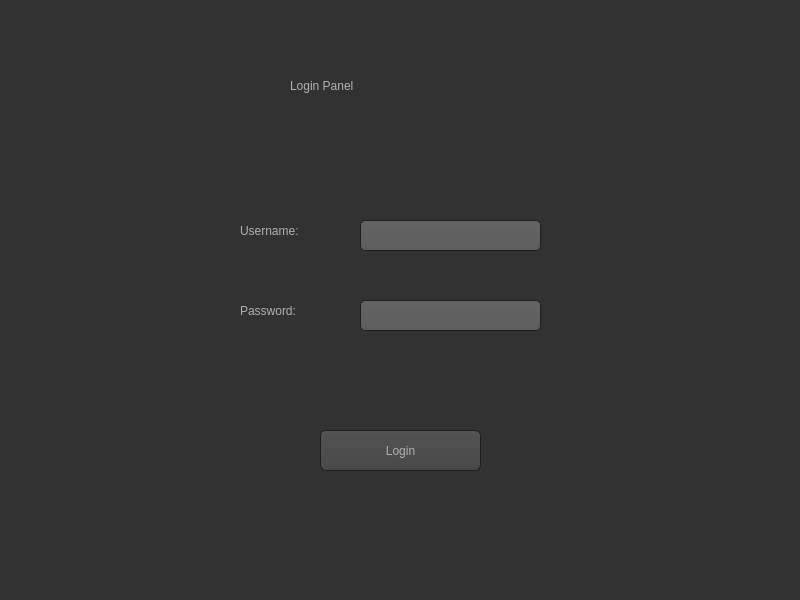
<?xml version="1.0" encoding="UTF-8"?>
<ui version="4.0">
 <class>loginWindow</class>
 <widget class="QMainWindow" name="loginWindow">
  <property name="geometry">
   <rect>
    <x>0</x>
    <y>0</y>
    <width>800</width>
    <height>600</height>
   </rect>
  </property>
  <property name="windowTitle">
   <string>MainWindow</string>
  </property>
  <property name="styleSheet">
   <string notr="true">QToolTip
{
     border: 1px solid black;
     background-color: #ffa02f;
     padding: 1px;
     border-radius: 3px;
     opacity: 100;
}

QWidget
{
    color: #b1b1b1;
    background-color: #323232;
}

QTreeView, QListView
{
    background-color: silver;
    margin-left: 5px;
}

QWidget:item:hover
{
    background-color: QLinearGradient( x1: 0, y1: 0, x2: 0, y2: 1, stop: 0 #ffa02f, stop: 1 #ca0619);
    color: #000000;
}

QWidget:item:selected
{
    background-color: QLinearGradient( x1: 0, y1: 0, x2: 0, y2: 1, stop: 0 #ffa02f, stop: 1 #d7801a);
}

QMenuBar::item
{
    background: transparent;
}

QMenuBar::item:selected
{
    background: transparent;
    border: 1px solid #ffaa00;
}

QMenuBar::item:pressed
{
    background: #444;
    border: 1px solid #000;
    background-color: QLinearGradient(
        x1:0, y1:0,
        x2:0, y2:1,
        stop:1 #212121,
        stop:0.4 #343434/*,
        stop:0.2 #343434,
        stop:0.1 #ffaa00*/
    );
    margin-bottom:-1px;
    padding-bottom:1px;
}

QMenu
{
    border: 1px solid #000;
}

QMenu::item
{
    padding: 2px 20px 2px 20px;
}

QMenu::item:selected
{
    color: #000000;
}

QWidget:disabled
{
    color: #808080;
    background-color: #323232;
}

QAbstractItemView
{
    background-color: QLinearGradient( x1: 0, y1: 0, x2: 0, y2: 1, stop: 0 #4d4d4d, stop: 0.1 #646464, stop: 1 #5d5d5d);
}

QWidget:focus
{
    /*border: 1px solid darkgray;*/
}

QLineEdit
{
    background-color: QLinearGradient( x1: 0, y1: 0, x2: 0, y2: 1, stop: 0 #4d4d4d, stop: 0 #646464, stop: 1 #5d5d5d);
    padding: 1px;
    border-style: solid;
    border: 1px solid #1e1e1e;
    border-radius: 5;
}

QPushButton
{
    color: #b1b1b1;
    background-color: QLinearGradient( x1: 0, y1: 0, x2: 0, y2: 1, stop: 0 #565656, stop: 0.1 #525252, stop: 0.5 #4e4e4e, stop: 0.9 #4a4a4a, stop: 1 #464646);
    border-width: 1px;
    border-color: #1e1e1e;
    border-style: solid;
    border-radius: 6;
    padding: 3px;
    font-size: 12px;
    padding-left: 5px;
    padding-right: 5px;
    min-width: 40px;
}

QPushButton:pressed
{
    background-color: QLinearGradient( x1: 0, y1: 0, x2: 0, y2: 1, stop: 0 #2d2d2d, stop: 0.1 #2b2b2b, stop: 0.5 #292929, stop: 0.9 #282828, stop: 1 #252525);
}

QComboBox
{
    selection-background-color: #ffaa00;
    background-color: QLinearGradient( x1: 0, y1: 0, x2: 0, y2: 1, stop: 0 #565656, stop: 0.1 #525252, stop: 0.5 #4e4e4e, stop: 0.9 #4a4a4a, stop: 1 #464646);
    border-style: solid;
    border: 1px solid #1e1e1e;
    border-radius: 5;
}

QComboBox:hover,QPushButton:hover
{
    border: 2px solid QLinearGradient( x1: 0, y1: 0, x2: 0, y2: 1, stop: 0 #ffa02f, stop: 1 #d7801a);
}


QComboBox:on
{
    padding-top: 3px;
    padding-left: 4px;
    background-color: QLinearGradient( x1: 0, y1: 0, x2: 0, y2: 1, stop: 0 #2d2d2d, stop: 0.1 #2b2b2b, stop: 0.5 #292929, stop: 0.9 #282828, stop: 1 #252525);
    selection-background-color: #ffaa00;
}

QComboBox QAbstractItemView
{
    border: 2px solid darkgray;
    selection-background-color: QLinearGradient( x1: 0, y1: 0, x2: 0, y2: 1, stop: 0 #ffa02f, stop: 1 #d7801a);
}

QComboBox::drop-down
{
     subcontrol-origin: padding;
     subcontrol-position: top right;
     width: 15px;

     border-left-width: 0px;
     border-left-color: darkgray;
     border-left-style: solid; /* just a single line */
     border-top-right-radius: 3px; /* same radius as the QComboBox */
     border-bottom-right-radius: 3px;
 }

QComboBox::down-arrow
{
     image: url(:/dark_orange/img/down_arrow.png);
}

QGroupBox
{
    border: 1px solid darkgray;
    margin-top: 10px;
}

QGroupBox:focus
{
    border: 1px solid darkgray;
}

QTextEdit:focus
{
    border: 1px solid darkgray;
}

QScrollBar:horizontal {
     border: 1px solid #222222;
     background: QLinearGradient( x1: 0, y1: 0, x2: 0, y2: 1, stop: 0.0 #121212, stop: 0.2 #282828, stop: 1 #484848);
     height: 7px;
     margin: 0px 16px 0 16px;
}

QScrollBar::handle:horizontal
{
      background: QLinearGradient( x1: 0, y1: 0, x2: 1, y2: 0, stop: 0 #ffa02f, stop: 0.5 #d7801a, stop: 1 #ffa02f);
      min-height: 20px;
      border-radius: 2px;
}

QScrollBar::add-line:horizontal {
      border: 1px solid #1b1b19;
      border-radius: 2px;
      background: QLinearGradient( x1: 0, y1: 0, x2: 1, y2: 0, stop: 0 #ffa02f, stop: 1 #d7801a);
      width: 14px;
      subcontrol-position: right;
      subcontrol-origin: margin;
}

QScrollBar::sub-line:horizontal {
      border: 1px solid #1b1b19;
      border-radius: 2px;
      background: QLinearGradient( x1: 0, y1: 0, x2: 1, y2: 0, stop: 0 #ffa02f, stop: 1 #d7801a);
      width: 14px;
     subcontrol-position: left;
     subcontrol-origin: margin;
}

QScrollBar::right-arrow:horizontal, QScrollBar::left-arrow:horizontal
{
      border: 1px solid black;
      width: 1px;
      height: 1px;
      background: white;
}

QScrollBar::add-page:horizontal, QScrollBar::sub-page:horizontal
{
      background: none;
}

QScrollBar:vertical
{
      background: QLinearGradient( x1: 0, y1: 0, x2: 1, y2: 0, stop: 0.0 #121212, stop: 0.2 #282828, stop: 1 #484848);
      width: 7px;
      margin: 16px 0 16px 0;
      border: 1px solid #222222;
}

QScrollBar::handle:vertical
{
      background: QLinearGradient( x1: 0, y1: 0, x2: 0, y2: 1, stop: 0 #ffa02f, stop: 0.5 #d7801a, stop: 1 #ffa02f);
      min-height: 20px;
      border-radius: 2px;
}

QScrollBar::add-line:vertical
{
      border: 1px solid #1b1b19;
      border-radius: 2px;
      background: QLinearGradient( x1: 0, y1: 0, x2: 0, y2: 1, stop: 0 #ffa02f, stop: 1 #d7801a);
      height: 14px;
      subcontrol-position: bottom;
      subcontrol-origin: margin;
}

QScrollBar::sub-line:vertical
{
      border: 1px solid #1b1b19;
      border-radius: 2px;
      background: QLinearGradient( x1: 0, y1: 0, x2: 0, y2: 1, stop: 0 #d7801a, stop: 1 #ffa02f);
      height: 14px;
      subcontrol-position: top;
      subcontrol-origin: margin;
}

QScrollBar::up-arrow:vertical, QScrollBar::down-arrow:vertical
{
      border: 1px solid black;
      width: 1px;
      height: 1px;
      background: white;
}


QScrollBar::add-page:vertical, QScrollBar::sub-page:vertical
{
      background: none;
}

QTextEdit
{
    background-color: #242424;
}

QPlainTextEdit
{
    background-color: #242424;
}

QHeaderView::section
{
    background-color: QLinearGradient(x1:0, y1:0, x2:0, y2:1, stop:0 #616161, stop: 0.5 #505050, stop: 0.6 #434343, stop:1 #656565);
    color: white;
    padding-left: 4px;
    border: 1px solid #6c6c6c;
}

QCheckBox:disabled
{
color: #414141;
}

QDockWidget::title
{
    text-align: center;
    spacing: 3px; /* spacing between items in the tool bar */
    background-color: QLinearGradient(x1:0, y1:0, x2:0, y2:1, stop:0 #323232, stop: 0.5 #242424, stop:1 #323232);
}

QDockWidget::close-button, QDockWidget::float-button
{
    text-align: center;
    spacing: 1px; /* spacing between items in the tool bar */
    background-color: QLinearGradient(x1:0, y1:0, x2:0, y2:1, stop:0 #323232, stop: 0.5 #242424, stop:1 #323232);
}

QDockWidget::close-button:hover, QDockWidget::float-button:hover
{
    background: #242424;
}

QDockWidget::close-button:pressed, QDockWidget::float-button:pressed
{
    padding: 1px -1px -1px 1px;
}

QMainWindow::separator
{
    background-color: QLinearGradient(x1:0, y1:0, x2:0, y2:1, stop:0 #161616, stop: 0.5 #151515, stop: 0.6 #212121, stop:1 #343434);
    color: white;
    padding-left: 4px;
    border: 1px solid #4c4c4c;
    spacing: 3px; /* spacing between items in the tool bar */
}

QMainWindow::separator:hover
{

    background-color: QLinearGradient(x1:0, y1:0, x2:0, y2:1, stop:0 #d7801a, stop:0.5 #b56c17 stop:1 #ffa02f);
    color: white;
    padding-left: 4px;
    border: 1px solid #6c6c6c;
    spacing: 3px; /* spacing between items in the tool bar */
}

QToolBar::handle
{
     spacing: 3px; /* spacing between items in the tool bar */
     background: url(:/dark_orange/img/handle.png);
}

QMenu::separator
{
    height: 2px;
    background-color: QLinearGradient(x1:0, y1:0, x2:0, y2:1, stop:0 #161616, stop: 0.5 #151515, stop: 0.6 #212121, stop:1 #343434);
    color: white;
    padding-left: 4px;
    margin-left: 10px;
    margin-right: 5px;
}

QProgressBar
{
    border: 2px solid grey;
    border-radius: 5px;
    text-align: center;
}

QProgressBar::chunk
{
    background-color: #d7801a;
    width: 2.15px;
    margin: 0.5px;
}

QTabBar::tab {
    color: #b1b1b1;
    border: 1px solid #444;
    border-bottom-style: none;
    background-color: #323232;
    padding-left: 10px;
    padding-right: 10px;
    padding-top: 3px;
    padding-bottom: 2px;
    margin-right: -1px;
}

QTabWidget::pane {
    border: 1px solid #444;
    top: 1px;
}

QTabBar::tab:last
{
    margin-right: 0; /* the last selected tab has nothing to overlap with on the right */
    border-top-right-radius: 3px;
}

QTabBar::tab:first:!selected
{
 margin-left: 0px; /* the last selected tab has nothing to overlap with on the right */


    border-top-left-radius: 3px;
}

QTabBar::tab:!selected
{
    color: #b1b1b1;
    border-bottom-style: solid;
    margin-top: 3px;
    background-color: QLinearGradient(x1:0, y1:0, x2:0, y2:1, stop:1 #212121, stop:.4 #343434);
}

QTabBar::tab:selected
{
    border-top-left-radius: 3px;
    border-top-right-radius: 3px;
    margin-bottom: 0px;
}

QTabBar::tab:!selected:hover
{
    /*border-top: 2px solid #ffaa00;
    padding-bottom: 3px;*/
    border-top-left-radius: 3px;
    border-top-right-radius: 3px;
    background-color: QLinearGradient(x1:0, y1:0, x2:0, y2:1, stop:1 #212121, stop:0.4 #343434, stop:0.2 #343434, stop:0.1 #ffaa00);
}

QRadioButton::indicator:checked, QRadioButton::indicator:unchecked{
    color: #b1b1b1;
    background-color: #323232;
    border: 1px solid #b1b1b1;
    border-radius: 6px;
}

QRadioButton::indicator:checked
{
    background-color: qradialgradient(
        cx: 0.5, cy: 0.5,
        fx: 0.5, fy: 0.5,
        radius: 1.0,
        stop: 0.25 #ffaa00,
        stop: 0.3 #323232
    );
}

QCheckBox::indicator{
    color: #b1b1b1;
    background-color: #323232;
    border: 1px solid #b1b1b1;
    width: 9px;
    height: 9px;
}

QRadioButton::indicator
{
    border-radius: 6px;
}

QRadioButton::indicator:hover, QCheckBox::indicator:hover
{
    border: 1px solid #ffaa00;
}

QCheckBox::indicator:checked
{
    image:url(:/dark_orange/img/checkbox.png);
}

QCheckBox::indicator:disabled, QRadioButton::indicator:disabled
{
    border: 1px solid #444;
}


QSlider::groove:horizontal {
    border: 1px solid #3A3939;
    height: 8px;
    background: #201F1F;
    margin: 2px 0;
    border-radius: 2px;
}

QSlider::handle:horizontal {
    background: QLinearGradient( x1: 0, y1: 0, x2: 0, y2: 1,
      stop: 0.0 silver, stop: 0.2 #a8a8a8, stop: 1 #727272);
    border: 1px solid #3A3939;
    width: 14px;
    height: 14px;
    margin: -4px 0;
    border-radius: 2px;
}

QSlider::groove:vertical {
    border: 1px solid #3A3939;
    width: 8px;
    background: #201F1F;
    margin: 0 0px;
    border-radius: 2px;
}

QSlider::handle:vertical {
    background: QLinearGradient( x1: 0, y1: 0, x2: 0, y2: 1, stop: 0.0 silver,
      stop: 0.2 #a8a8a8, stop: 1 #727272);
    border: 1px solid #3A3939;
    width: 14px;
    height: 14px;
    margin: 0 -4px;
    border-radius: 2px;
}

QAbstractSpinBox {
    padding-top: 2px;
    padding-bottom: 2px;
    border: 1px solid darkgray;

    border-radius: 2px;
    min-width: 50px;
}</string>
  </property>
  <widget class="QWidget" name="centralwidget">
   <widget class="QLabel" name="label">
    <property name="geometry">
     <rect>
      <x>290</x>
      <y>40</y>
      <width>231</width>
      <height>91</height>
     </rect>
    </property>
    <property name="styleSheet">
     <string notr="true">font: 75 30pt &quot;MS Shell Dlg 2&quot;;
font: 75 30pt &quot;Berlin Sans FB Demi&quot;;</string>
    </property>
    <property name="text">
     <string>Login Panel</string>
    </property>
   </widget>
   <widget class="QLabel" name="label_2">
    <property name="geometry">
     <rect>
      <x>240</x>
      <y>215</y>
      <width>101</width>
      <height>31</height>
     </rect>
    </property>
    <property name="styleSheet">
     <string notr="true">font: 75 15pt &quot;MS Shell Dlg 2&quot;;</string>
    </property>
    <property name="text">
     <string>Username:</string>
    </property>
   </widget>
   <widget class="QLabel" name="label_3">
    <property name="geometry">
     <rect>
      <x>240</x>
      <y>300</y>
      <width>101</width>
      <height>21</height>
     </rect>
    </property>
    <property name="styleSheet">
     <string notr="true">font: 75 15pt &quot;MS Shell Dlg 2&quot;;</string>
    </property>
    <property name="text">
     <string>Password:</string>
    </property>
   </widget>
   <widget class="QLineEdit" name="lineEdit">
    <property name="geometry">
     <rect>
      <x>360</x>
      <y>220</y>
      <width>181</width>
      <height>31</height>
     </rect>
    </property>
    <property name="styleSheet">
     <string notr="true">font: 75 13pt &quot;MS Shell Dlg 2&quot;;</string>
    </property>
   </widget>
   <widget class="QLineEdit" name="lineEdit_2">
    <property name="geometry">
     <rect>
      <x>360</x>
      <y>300</y>
      <width>181</width>
      <height>31</height>
     </rect>
    </property>
    <property name="styleSheet">
     <string notr="true">font: 13pt &quot;MS Shell Dlg 2&quot;;</string>
    </property>
    <property name="inputMask">
     <string/>
    </property>
    <property name="echoMode">
     <enum>QLineEdit::Password</enum>
    </property>
   </widget>
   <widget class="QPushButton" name="pushButton">
    <property name="geometry">
     <rect>
      <x>320</x>
      <y>430</y>
      <width>161</width>
      <height>41</height>
     </rect>
    </property>
    <property name="styleSheet">
     <string notr="true">font: 75 16pt &quot;MS Shell Dlg 2&quot;;</string>
    </property>
    <property name="text">
     <string>Login</string>
    </property>
   </widget>
   <widget class="QLabel" name="label_4">
    <property name="geometry">
     <rect>
      <x>276</x>
      <y>159</y>
      <width>231</width>
      <height>31</height>
     </rect>
    </property>
    <property name="styleSheet">
     <string notr="true">color:rgb(255, 0, 0);
font: 75 14pt &quot;MS Shell Dlg 2&quot;;</string>
    </property>
    <property name="text">
     <string/>
    </property>
    <property name="alignment">
     <set>Qt::AlignCenter</set>
    </property>
    <property name="wordWrap">
     <bool>false</bool>
    </property>
   </widget>
   <widget class="QLabel" name="label_5">
    <property name="geometry">
     <rect>
      <x>280</x>
      <y>370</y>
      <width>261</width>
      <height>31</height>
     </rect>
    </property>
    <property name="styleSheet">
     <string notr="true">font: 75 14pt &quot;MS Shell Dlg 2&quot;;
color:rgb(23, 239, 48);</string>
    </property>
    <property name="text">
     <string/>
    </property>
    <property name="alignment">
     <set>Qt::AlignCenter</set>
    </property>
   </widget>
  </widget>
  <widget class="QMenuBar" name="menubar">
   <property name="geometry">
    <rect>
     <x>0</x>
     <y>0</y>
     <width>800</width>
     <height>21</height>
    </rect>
   </property>
  </widget>
  <widget class="QStatusBar" name="statusbar"/>
 </widget>
 <resources/>
 <connections/>
</ui>
